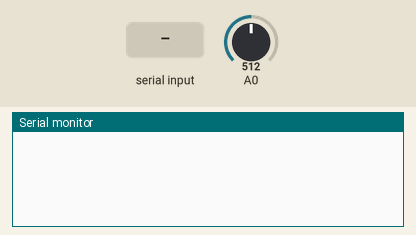
This sketch was run on a simulated Arduino Uno, built with avr-gcc and run on an emulated ATmega328P. Shown: the last lines printed to the serial monitor. Inputs (shaded band) come from the test bench; at power-on: A0 = 512.

Above: at 1.2 s.
1.3 s: "s" received over Serial
At 2.3 s:
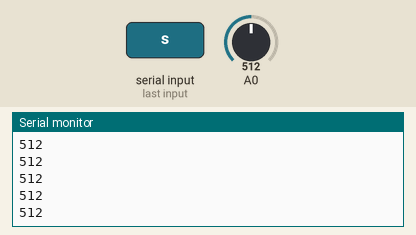
3.2 s: A0 set to 716
At 4.0 s:
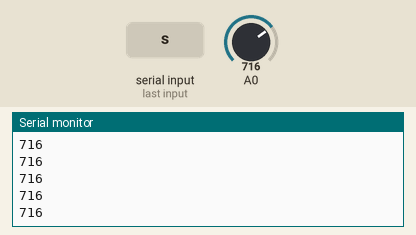
4.7 s: A0 set to 900
At 5.7 s:
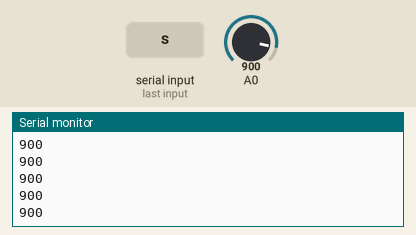
Timing chart, 0 to 7.7 s (numbered marks = the images above; inputs shaded):
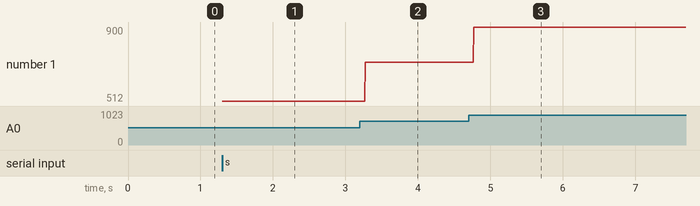

The sketch:

ArduinoExample.ino
```cpp
void setup() {
  // put your setup code here, to run once:
  Serial.begin(9600);
  pinMode(A0, INPUT);
}

void loop() {
  // put your main code here, to run repeatedly:
  if(Serial.available()>0) {
    char c = Serial.read();
    if(c=='s') {
      for(int i=0; i<2048; i++) {
        Serial.println(analogRead(A0));
      }
      Serial.println("e");
    } else {
      Serial.write(c);
    }

  }
}
```

Measured:
- after the input at 1.3 s, the serial monitor: prints a new line at once (image 1)
- after the input at 3.2 s, the serial monitor: prints a new line after 0.07 s (image 2)
- after the input at 4.7 s, the serial monitor: prints a new line after 0.07 s (image 3)
- plotted number 1: 512 → 716 after the input at 3.2 s, 716 → 900 after the input at 4.7 s
